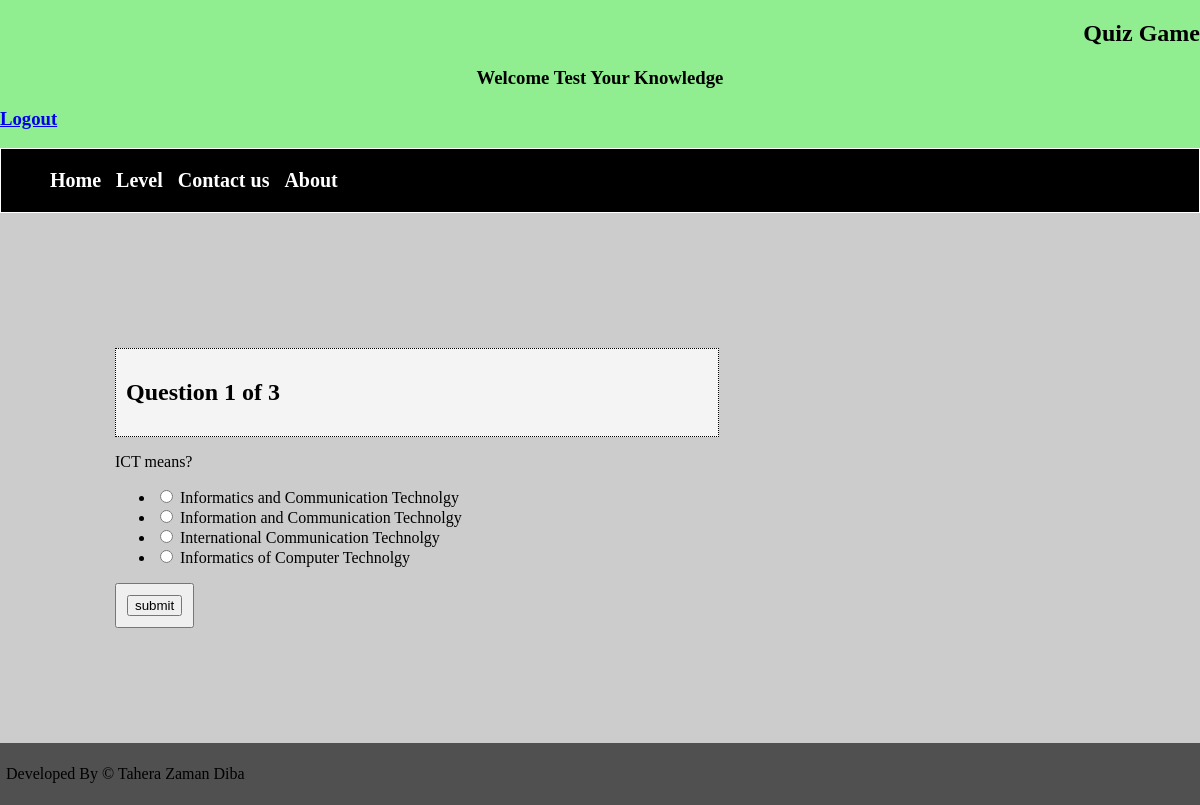
/Quiz/start_ict_scl.php?n=1, run on the app's committed database.
### tables this page shows
CREATE TABLE `question_school_ict` (
  `question_number` int(11) NOT NULL,
  `question_text` varchar(250) NOT NULL
);

CREATE TABLE `answer_scl_ict_option` (
  `id` int(11) NOT NULL,
  `question_number` int(11) NOT NULL,
  `is_correct` tinyint(1) NOT NULL DEFAULT 0,
  `answer_option` varchar(200) NOT NULL
);

### Quiz/start_ict_scl.php (the view, shortened to what this page needs)
<?php
	include("connection.php");
?>
<?php
	$number = $_GET['n'];
	$query = "SELECT * FROM question_school_ict WHERE question_number = $number";
	$result = mysqli_query($conn, $query);
	$question = mysqli_fetch_assoc($result);
	$query = "SELECT * FROM answer_scl_ict_option WHERE question_number = $number";
	$choice = mysqli_query($conn, $query);
	$query = "SELECT * FROM question_school_ict";
	$total_questions = mysqli_num_rows(mysqli_query($conn,$query));
?>
<!DOCTYPE HTML>
<html>
	<head>
		<link href="style.css" rel="stylesheet">
	</head>
	<div class="head">
		<h2 style="color: Black;"> Quiz Game </h2>
		<h3 style="color: Black; text-align: center;"> Welcome <?php echo $_SESSION['name']; ?> Test Your Knowledge</h3>
		<div class="loginfo">
			<h3 ><a href="user_logout.php">Logout</a>
		</div>
	</div>
	<div class="menu">
		<ul>
			<li><a href="Home.php">Home</a></li>
			<li class="dropdown">
				<a href="javascript:void(0)" class="dropbtn">Level</a>
			</li>
			<li><a href="user_contact_us.php">Contact us</a></li>
			<li><a href="about.php">About</a></li>
		</ul>
	</div>
	<body>
		<div style="background-color: #ccc; padding: 115px;">
			<div style="padding: 10px; border: #000 dotted 1px; margin: 20px 0 10px 0; width: 60%; background: #f4f4f4;">
				<h2> Question <?php echo $number; ?> of <?php echo $total_questions; ?> </h2>
			</div>
			<p> <?php echo $question['question_text']; ?> </p>
			<form method="POST" action="process_ict_scl.php">
				<ul>
					<?php while($row=mysqli_fetch_assoc($choice)) { ?>
					<li> <input type="radio" name="choice" value="<?php echo $row['id']; ?>"> <?php echo $row['answer_option']; ?> </li>
					<?php } ?>
				</ul>
				<button style="padding: 10px;"> <input type="submit" name="submit" value="submit"> </button>
			</form>
		</div>
		<div class="foter">
			<p> Developed By <font color="Black"> &copy Tahera Zaman Diba </font> </p>
		</div>
	</body>
</html>

### Quiz/style.css (style rules this page uses)
body { background-color: lightgreen; margin: 0; }
.head { background-color: lightgreen; min-width:300px; text-align: right; }
.loginfo { background-color: lightgreen; text-align: left; }
.menu { margin-top: 0.1%; background-color: black; width : auto; height: auto; display: block; border: 0.1px solid white; text-align: center; }
.menu ul { list-style-type: none; overflow: hidden; }
.menu ul li { float: left; display: inline; border-right: 3px solid #000; }
.menu ul li:first-child { border-left: 3px solid #000; }
.menu ul li a { color: white; text-decoration: none; background: none; font-size: 20px; font-weight: bold; display: block; text-align: left; padding: 4px 6px; }
li.dropdown { display: inline-block; }
.foter { overflow: hidden; background-color: #505050; text-align: left; padding: 6px; min-width: 300px; }

### data on the page
question_school_ict: question_text "ICT means?"
answer_scl_ict_option: answer_option "Informatics and Communication Technolgy"
answer_scl_ict_option: answer_option "Information and Communication Technolgy"
answer_scl_ict_option: answer_option "International Communication Technolgy"
answer_scl_ict_option: answer_option "Informatics of Computer Technolgy"

### other printed values
$number "1"
$total_questions "3"
